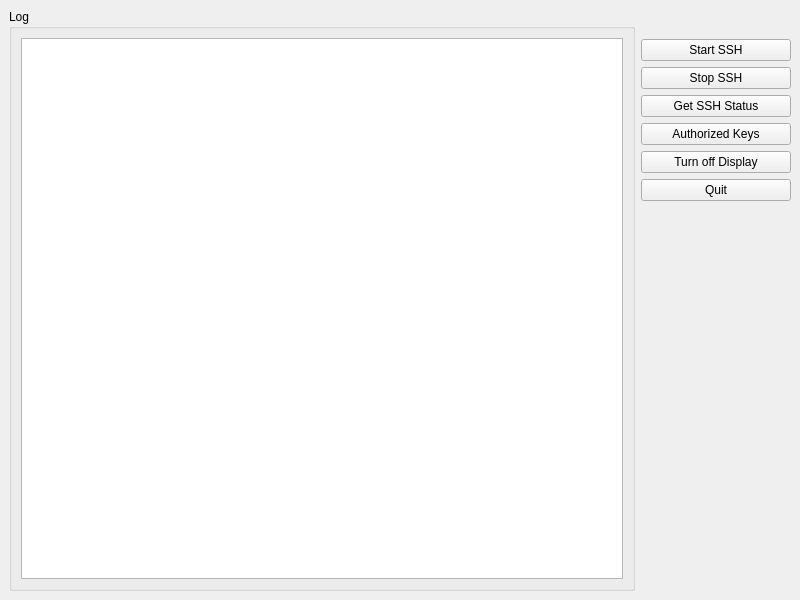
<?xml version="1.0" encoding="UTF-8"?>
<ui version="4.0">
 <class>MainWindow</class>
 <widget class="QMainWindow" name="MainWindow">
  <property name="geometry">
   <rect>
    <x>0</x>
    <y>0</y>
    <width>800</width>
    <height>600</height>
   </rect>
  </property>
  <property name="minimumSize">
   <size>
    <width>800</width>
    <height>600</height>
   </size>
  </property>
  <property name="maximumSize">
   <size>
    <width>800</width>
    <height>800</height>
   </size>
  </property>
  <property name="windowTitle">
   <string>MainWindow</string>
  </property>
  <widget class="QWidget" name="centralwidget">
   <layout class="QHBoxLayout" name="horizontalLayout">
    <item>
     <widget class="QGroupBox" name="groupBox">
      <property name="title">
       <string>Log</string>
      </property>
      <layout class="QVBoxLayout" name="verticalLayout_2">
       <item>
        <widget class="QTextBrowser" name="textBrowser"/>
       </item>
      </layout>
     </widget>
    </item>
    <item>
     <widget class="QWidget" name="widget" native="true">
      <property name="minimumSize">
       <size>
        <width>150</width>
        <height>0</height>
       </size>
      </property>
      <property name="maximumSize">
       <size>
        <width>150</width>
        <height>16777215</height>
       </size>
      </property>
      <layout class="QVBoxLayout" name="verticalLayout">
       <property name="leftMargin">
        <number>0</number>
       </property>
       <property name="topMargin">
        <number>0</number>
       </property>
       <property name="rightMargin">
        <number>0</number>
       </property>
       <property name="bottomMargin">
        <number>0</number>
       </property>
       <item>
        <spacer name="verticalSpacer_2">
         <property name="orientation">
          <enum>Qt::Orientation::Vertical</enum>
         </property>
         <property name="sizeType">
          <enum>QSizePolicy::Policy::Fixed</enum>
         </property>
         <property name="sizeHint" stdset="0">
          <size>
           <width>20</width>
           <height>30</height>
          </size>
         </property>
        </spacer>
       </item>
       <item>
        <widget class="QPushButton" name="startSSHBtn">
         <property name="text">
          <string>Start SSH</string>
         </property>
        </widget>
       </item>
       <item>
        <widget class="QPushButton" name="stopSSHBtn">
         <property name="text">
          <string>Stop SSH</string>
         </property>
        </widget>
       </item>
       <item>
        <widget class="QPushButton" name="getSSHStatusBtn">
         <property name="text">
          <string>Get SSH Status</string>
         </property>
        </widget>
       </item>
       <item>
        <widget class="QPushButton" name="showAuthKeyManager">
         <property name="text">
          <string>Authorized Keys</string>
         </property>
        </widget>
       </item>
       <item>
        <widget class="QPushButton" name="turnOffDisplayBtn">
         <property name="text">
          <string>Turn off Display</string>
         </property>
        </widget>
       </item>
       <item>
        <widget class="QPushButton" name="quitBtn">
         <property name="text">
          <string>Quit</string>
         </property>
        </widget>
       </item>
       <item>
        <spacer name="verticalSpacer">
         <property name="orientation">
          <enum>Qt::Orientation::Vertical</enum>
         </property>
         <property name="sizeHint" stdset="0">
          <size>
           <width>20</width>
           <height>388</height>
          </size>
         </property>
        </spacer>
       </item>
      </layout>
     </widget>
    </item>
   </layout>
  </widget>
 </widget>
 <resources/>
 <connections>
  <connection>
   <sender>quitBtn</sender>
   <signal>clicked()</signal>
   <receiver>MainWindow</receiver>
   <slot>close()</slot>
   <hints>
    <hint type="sourcelabel">
     <x>711</x>
     <y>212</y>
    </hint>
    <hint type="destinationlabel">
     <x>822</x>
     <y>224</y>
    </hint>
   </hints>
  </connection>
 </connections>
</ui>
